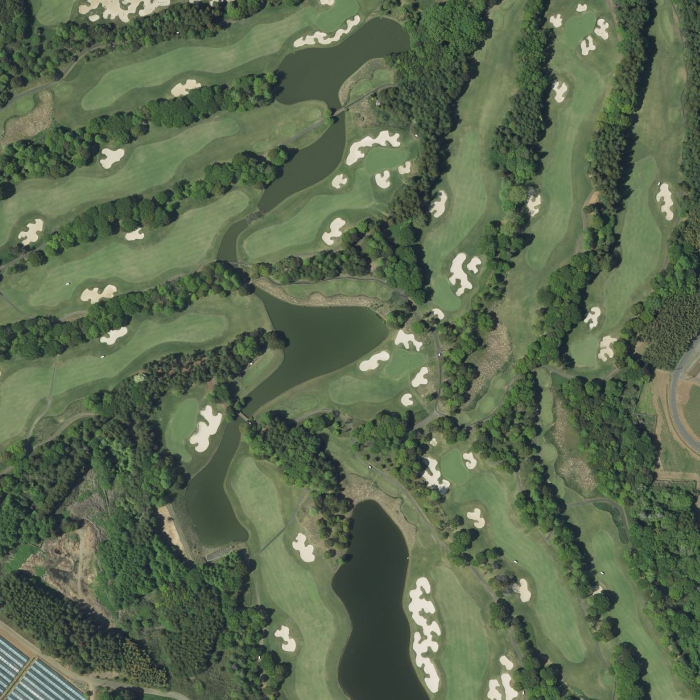
#> input picture tools/course-builder/ref_color18.jpg, 1400 x 1400 px, given in place of aerial.jpg, which was not available (shown at 1/2 size)
$ python grid.py .
#> lines starting #> are read from the running program, lines starting #| are printed output that depends on the picture; after the words box and inside, x2 and y2 are one past the last pixel; in counts of white or black regions, pixels touching at a corner belong together
#!/usr/bin/env python3
"""ホールのティー・グリーン位置を読み取るための、方眼つき画像を作る。

使い方:  python3 grid.py WORKDIR [--step 100] [--crop x0,y0,x1,y1] [--out grid.jpg]
方眼の数字は aerial.jpg のピクセル座標。holes.json の座標はこの数字で書く。
--crop で一部を拡大すると、細かい位置を読みやすい。
"""
import argparse, os, cv2


def main():
    ap = argparse.ArgumentParser()
    ap.add_argument("workdir")
    ap.add_argument("--step", type=int, default=100)
    ap.add_argument("--crop", default=None)
    ap.add_argument("--out", default="grid.jpg")
    ap.add_argument("--maxw", type=int, default=1400)
    a = ap.parse_args()
    im = cv2.imread(os.path.join(a.workdir, "aerial.jpg"))
#> im is the input picture: shape (1400, 1400, 3); mean B, G, R 80.6, 106, 91.6
    x0, y0, x1, y1 = 0, 0, im.shape[1], im.shape[0]
#> x0 = 0; y0 = 0; x1 = 1400; y1 = 1400
    if a.crop:
        x0, y0, x1, y1 = map(int, a.crop.split(","))
    im = im[y0:y1, x0:x1].copy()
    s = min(1.0, a.maxw / im.shape[1])
#> s = 1
    im = cv2.resize(im, (int(im.shape[1] * s), int(im.shape[0] * s)))
    st = a.step
    for gx in range((x0 // st + 1) * st, x1, st):
        X = int((gx - x0) * s)
        cv2.line(im, (X, 0), (X, im.shape[0]), (0, 255, 255), 1)
        cv2.putText(im, str(gx), (X + 2, 14), cv2.FONT_HERSHEY_SIMPLEX, 0.45, (0, 0, 0), 3)
        cv2.putText(im, str(gx), (X + 2, 14), cv2.FONT_HERSHEY_SIMPLEX, 0.45, (0, 255, 255), 1)
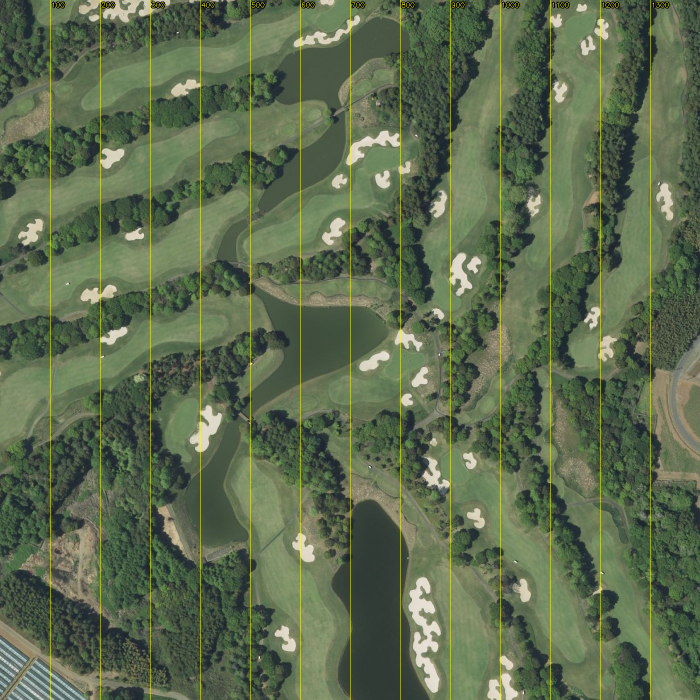
#> im: shape (1400, 1400, 3) (shown at 1/2 size); 1.17% of pixels changed, all inside (x1, y1, x2, y2) = (100, 0, 1340, 1400)
    for gy in range((y0 // st + 1) * st, y1, st):
        Y = int((gy - y0) * s)
        cv2.line(im, (0, Y), (im.shape[1], Y), (0, 255, 255), 1)
        cv2.putText(im, str(gy), (2, Y - 3), cv2.FONT_HERSHEY_SIMPLEX, 0.45, (0, 0, 0), 3)
        cv2.putText(im, str(gy), (2, Y - 3), cv2.FONT_HERSHEY_SIMPLEX, 0.45, (0, 255, 255), 1)
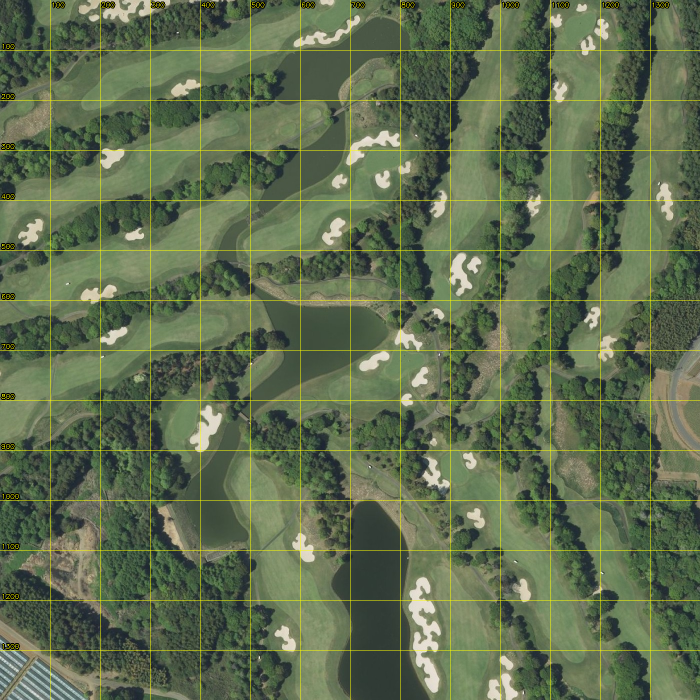
#> im: shape (1400, 1400, 3) (shown at 1/2 size); 1.16% of pixels changed, all inside (x1, y1, x2, y2) = (0, 86, 1400, 1301)
    cv2.imwrite(os.path.join(a.workdir, a.out), im, [cv2.IMWRITE_JPEG_QUALITY, 88])
    print(os.path.join(a.workdir, a.out), im.shape[1], im.shape[0])
#| ./grid.jpg 1400 1400


if __name__ == "__main__":
    main()

$ run again, on tools/tracer/gazan.jpg
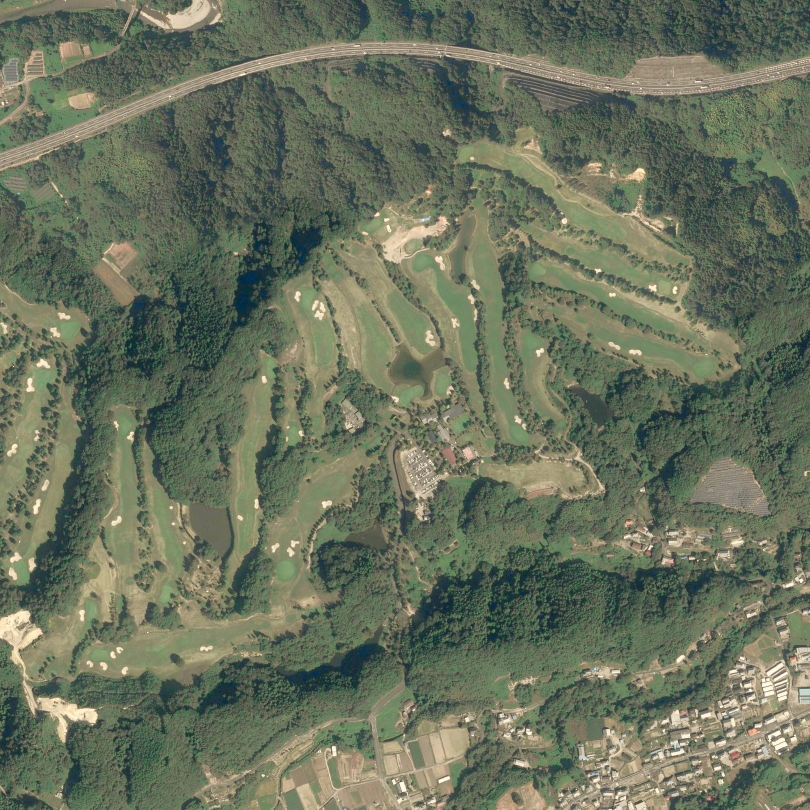
#> input picture tools/tracer/gazan.jpg, 1619 x 1619 px, given in place of aerial.jpg, which was not available (shown at 1/2 size)
#> in main, im is the input picture: shape (1619, 1619, 3); mean B, G, R 93, 113.6, 105.4
#> after the loop in main, `for gx in range((x0 // st + 1) * st, x1, st):`:
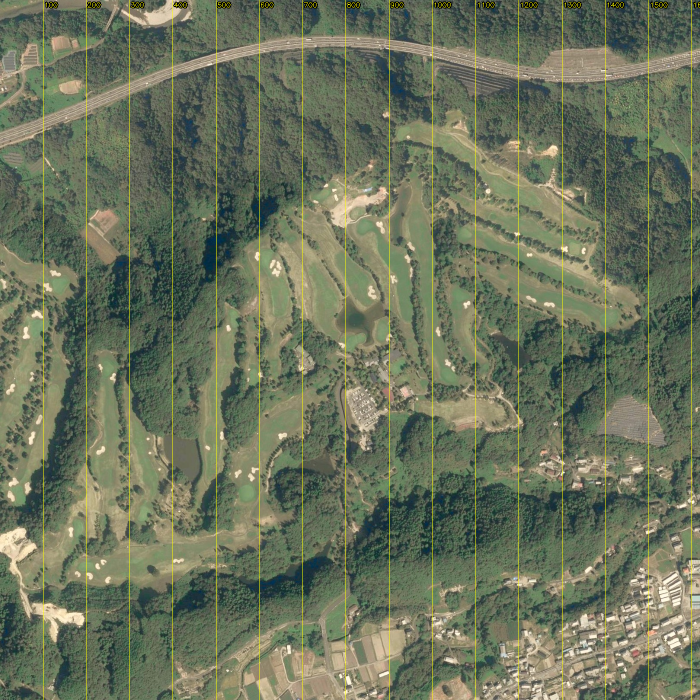
#> im: shape (1400, 1400, 3) (shown at 1/2 size); mean B, G, R 91.6, 115, 106.9
#> after the loop in main, `for gy in range((y0 // st + 1) * st, y1, st):`:
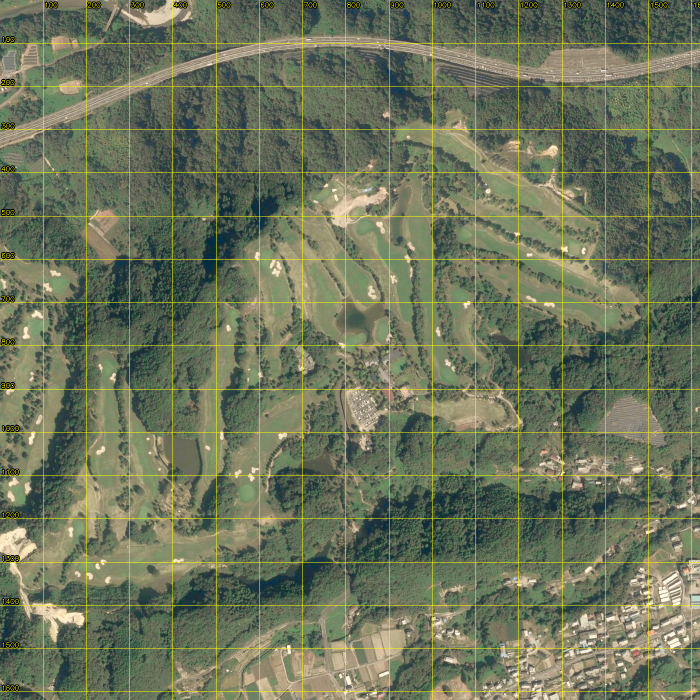
#> im: shape (1400, 1400, 3) (shown at 1/2 size); 1.43% of pixels changed, all inside (x1, y1, x2, y2) = (0, 72, 1400, 1384)
#| ../tracer/grid.jpg 1400 1400
